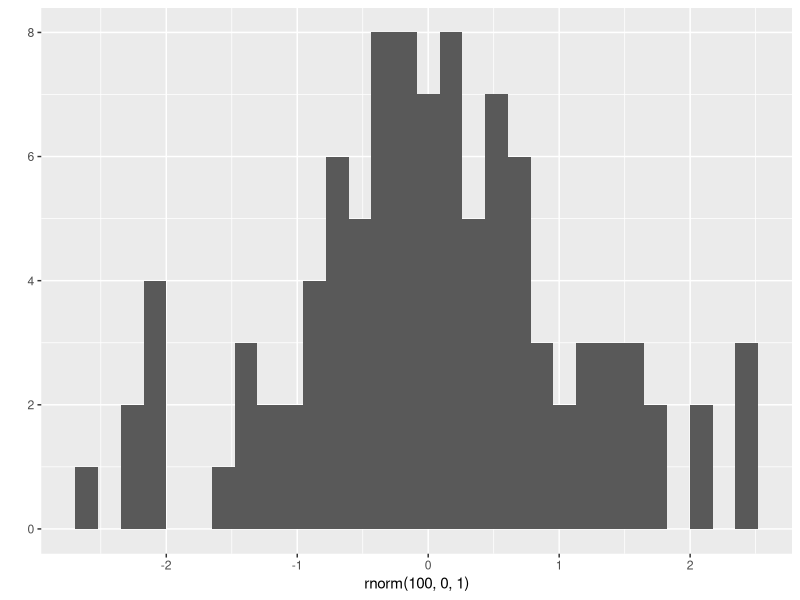
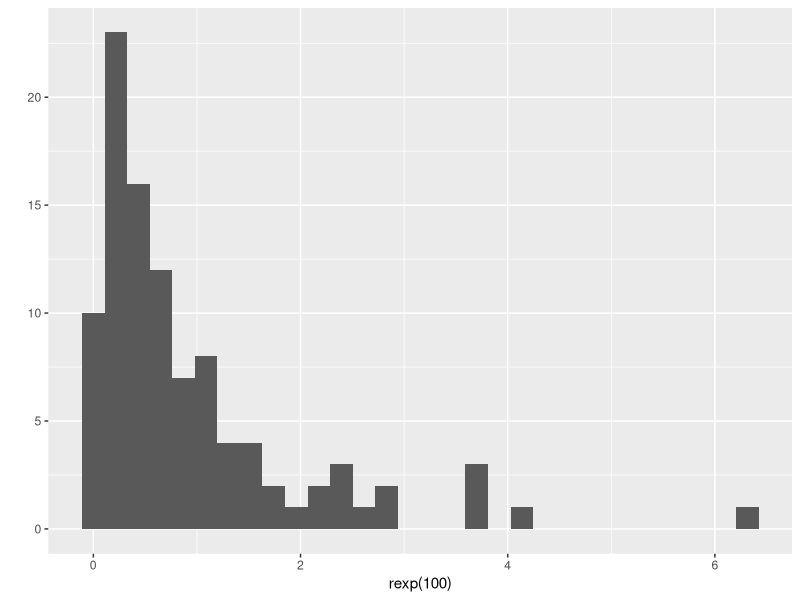

Reproduce these figures in R, in order.
## ---- chunk 1
library(ggplot2)
qplot(rnorm(100, 0, 1))
## ---- chunk 2
qplot(rexp(100))
